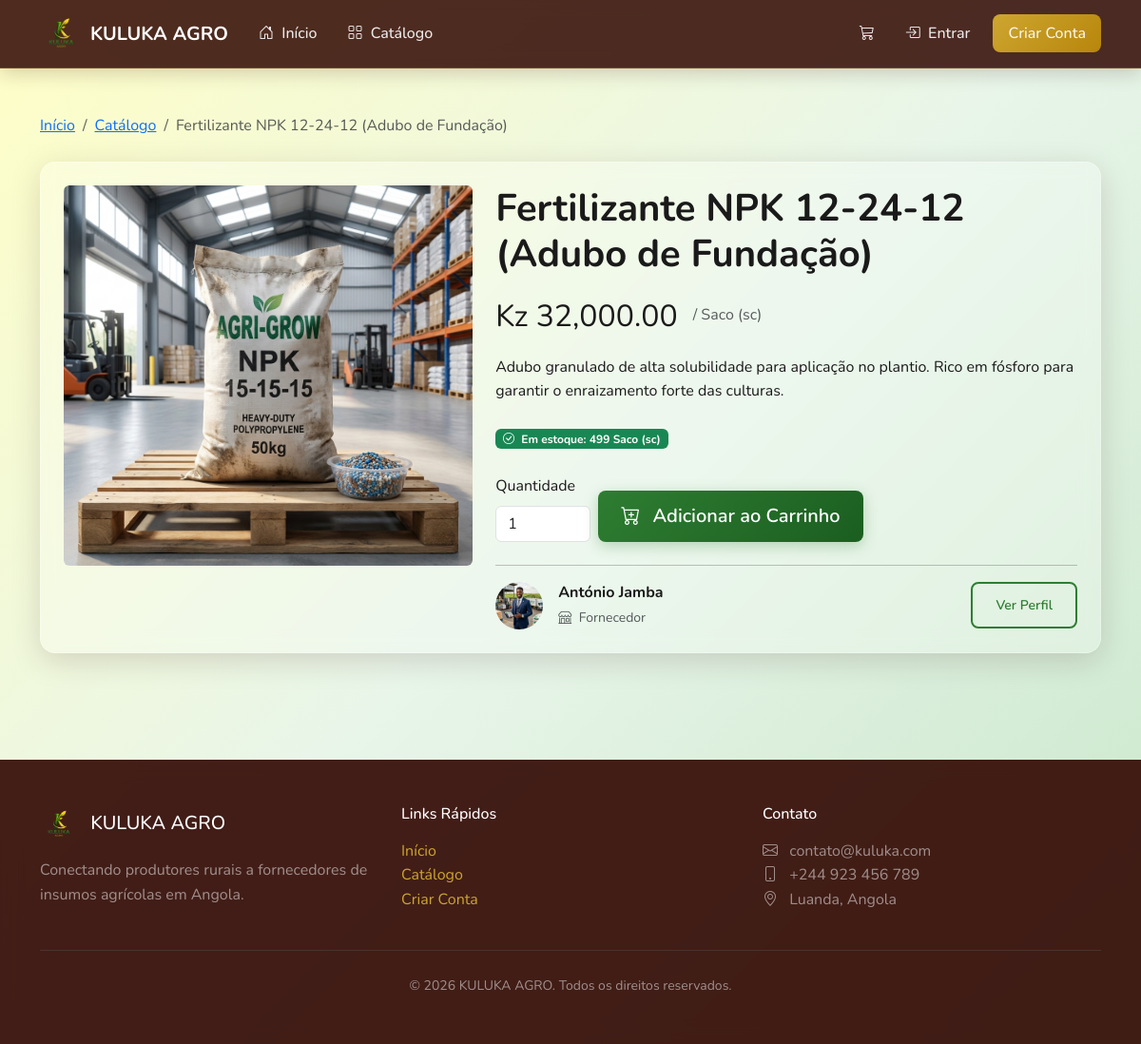
Screenshot of /produtos/4/ with the database file from the repository.
### produtos/models.py (models this page shows, shortened)
class Produto(models.Model):
    class UnidadeMedida(models.TextChoices):
        QUILOGRAMA = 'KG', 'Quilograma (kg)'
        GRAMA = 'G', 'Grama (g)'
        TONELADA = 'TON', 'Tonelada (ton)'
        LITRO = 'L', 'Litro (L)'
        UNIDADE = 'UN', 'Unidade (un)'
        SACO = 'SC', 'Saco (sc)'
        CAIXA = 'CX', 'Caixa (cx)'
    fornecedor = models.ForeignKey(
        settings.AUTH_USER_MODEL,
        on_delete=models.CASCADE,
        related_name='produtos',
        verbose_name='Fornecedor'
    )
    categoria = models.ForeignKey(
        Categoria,
        on_delete=models.SET_NULL,
        null=True,
        blank=True,
        related_name='produtos',
        verbose_name='Categoria'
    )
    nome = models.CharField(
        max_length=200,
        verbose_name='Nome do Produto'
    )
    descricao = models.TextField(
        verbose_name='Descrição'
    )
    preco = models.DecimalField(
        max_digits=10,
        decimal_places=2,
        verbose_name='Preço'
    )
    unidade_medida = models.CharField(
        max_length=10,
        choices=UnidadeMedida.choices,
        default=UnidadeMedida.QUILOGRAMA,
        verbose_name='Unidade de Medida'
    )
    estoque = models.PositiveIntegerField(
        default=0,
        verbose_name='Estoque Disponível'
    )
    imagem = models.ImageField(
        upload_to='produtos/',
        blank=True,
        null=True,
        verbose_name='Imagem do Produto'
    )
    ativo = models.BooleanField(
        default=True,
        verbose_name='Ativo'
    )
    destaque = models.BooleanField(
        default=False,
        verbose_name='Produto em Destaque'
    )
    data_criacao = models.DateTimeField(
        auto_now_add=True,
        verbose_name='Data de Criação'
    )
    data_atualizacao = models.DateTimeField(
        auto_now=True,
        verbose_name='Última Atualização'
    )
    class Meta:
        verbose_name = 'Produto'
        verbose_name_plural = 'Produtos'
        ordering = ['-data_criacao']
    @property
    def preco_formatado(self):
        return f"Kz {self.preco:,.2f}"
    @property
    def disponivel(self):
        return self.ativo and self.estoque > 0

### contas/models.py (models this page shows, shortened)
class Usuario(AbstractUser):
    class TipoUsuario(models.TextChoices):
        FORNECEDOR = 'FORNECEDOR', 'Fornecedor'
        PRODUTOR = 'PRODUTOR', 'Produtor'
    tipo = models.CharField(
        max_length=20,
        choices=TipoUsuario.choices,
        default=TipoUsuario.PRODUTOR,
        verbose_name='Tipo de Usuário'
    )
    telefone = models.CharField(
        max_length=20,
        blank=True,
        verbose_name='Telefone'
    )
    endereco = models.TextField(
        blank=True,
        verbose_name='Endereço'
    )
    cidade = models.CharField(
        max_length=100,
        blank=True,
        verbose_name='Cidade'
    )
    provincia = models.CharField(
        max_length=100,
        blank=True,
        verbose_name='Província'
    )
    foto_perfil = models.ImageField(
        upload_to='perfis/',
        blank=True,
        null=True,
        verbose_name='Foto de Perfil'
    )
    descricao = models.TextField(
        blank=True,
        verbose_name='Descrição / Sobre'
    )
    data_criacao = models.DateTimeField(
        auto_now_add=True,
        verbose_name='Data de Criação'
    )
    nome_empresa = models.CharField(
        max_length=200,
        blank=True,
        verbose_name='Nome da Empresa'
    )
    nif = models.CharField(
        max_length=50,
        blank=True,
        verbose_name='NIF (Número de Identificação Fiscal)'
    )
    area_cultivo = models.DecimalField(
        max_digits=10,
        decimal_places=2,
        blank=True,
        null=True,
        verbose_name='Área de Cultivo (hectares)'
    )
    tipos_cultivo = models.TextField(
        blank=True,
        verbose_name='Tipos de Cultivo'
    )
    class Meta:
        verbose_name = 'Usuário'
        verbose_name_plural = 'Usuários'

### produtos/views.py (the view)
# urls.py: path('<int:pk>/', views.DetalheProdutoView.as_view(), name='detalhe'),
class DetalheProdutoView(DetailView):
    model = Produto
    template_name = 'produtos/detalhe.html'
    context_object_name = 'produto'
    def get_queryset(self):
        return Produto.objects.filter(ativo=True).select_related(
            'fornecedor', 'categoria'
        )
    def get_context_data(self, **kwargs):
        context = super().get_context_data(**kwargs)
        produto = self.get_object()
        if produto.categoria:
            context['produtos_relacionados'] = Produto.objects.filter(
                categoria=produto.categoria,
                ativo=True
            ).exclude(pk=produto.pk)[:4]
        return context

### pedidos/context_processors.py (called while the page is built)
def carrinho_quantidade(request):
    carrinho = request.session.get('carrinho', {})
    quantidade_total = sum(carrinho.values())
    return {
        'carrinho_quantidade': quantidade_total
    }

### templates/produtos/detalhe.html (shortened to what this page needs)
{% extends 'base.html' %}
{% load static %}
{% block conteudo %}
<div class="container py-5">
    <nav aria-label="breadcrumb" class="mb-4">
        <ol class="breadcrumb">
            <li class="breadcrumb-item"><a href="{% url 'contas:home' %}">Início</a></li>
            <li class="breadcrumb-item"><a href="{% url 'produtos:catalogo' %}">Catálogo</a></li>
            <li class="breadcrumb-item active">{{ produto.nome }}</li>
        </ol>
    </nav>
    <div class="glass-card">
        <div class="row g-4">
            <div class="col-lg-5">
                {% if produto.imagem %}
                <img src="{{ produto.imagem.url }}" alt="{{ produto.nome }}"
                     class="img-fluid rounded" style="width: 100%; max-height: 400px; object-fit: cover;">
                {% else %}
                <div class="img-placeholder rounded" style="height: 400px;">
                    <i class="bi bi-image" style="font-size: 5rem;"></i>
                </div>
                {% endif %}
            </div>
            <div class="col-lg-7">
                <h1 class="fw-bold mb-3">{{ produto.nome }}</h1>
                <div class="d-flex align-items-center gap-3 mb-3">
                    <span class="produto-preco" style="font-size: 2rem;">{{ produto.preco_formatado }}</span>
                    <span class="text-muted">/ {{ produto.get_unidade_medida_display }}</span>
                </div>
                <p class="mb-4">{{ produto.descricao }}</p>
                <div class="mb-4">
                    {% if produto.disponivel %}
                    <span class="badge bg-success">
                        <i class="bi bi-check-circle me-1"></i> Em estoque: {{ produto.estoque }} {{ produto.get_unidade_medida_display }}
                    </span>
                    {% else %}
                    <span class="badge bg-danger">
                        <i class="bi bi-x-circle me-1"></i> Fora de estoque
                    </span>
                    {% endif %}
                </div>
                {% if produto.disponivel %}
                <form method="post" action="{% url 'pedidos:adicionar' produto.pk %}" class="mb-4">
                    <div class="row g-2 align-items-end">
                        <div class="col-auto">
                            <label class="form-label">Quantidade</label>
                            <input type="number"
                                   name="quantidade"
                                   class="form-control"
                                   value="1"
                                   min="1"
                                   max="{{ produto.estoque }}"
                                   style="width: 100px;">
                        </div>
                        <div class="col-auto">
                            <button type="submit" class="btn btn-kuluka btn-lg">
                                <i class="bi bi-cart-plus me-2"></i> Adicionar ao Carrinho
                            </button>
                        </div>
                    </div>
                </form>
                {% endif %}
                <hr>
                <div class="d-flex align-items-center gap-3">
                    {% if produto.fornecedor.foto_perfil %}
                    <img src="{{ produto.fornecedor.foto_perfil.url }}" alt="{{ produto.fornecedor.username }}"
                         class="rounded-circle" style="width: 50px; height: 50px; object-fit: cover;">
                    {% else %}
                    <div class="rounded-circle bg-success text-white d-flex align-items-center justify-content-center"
                         style="width: 50px; height: 50px;">
                        {{ produto.fornecedor.first_name|slice:":1"|upper|default:produto.fornecedor.username|slice:":1"|upper }}
                    </div>
                    {% endif %}
                    <div>
                        <strong>{{ produto.fornecedor.nome_empresa|default:produto.fornecedor.get_full_name|default:produto.fornecedor.username }}</strong>
                        <br>
                        <small class="text-muted">
                            <i class="bi bi-shop me-1"></i> Fornecedor
                        </small>
                    </div>
                    <a href="{% url 'contas:perfil_publico' produto.fornecedor.pk %}" class="btn btn-sm btn-kuluka-outline ms-auto">
                        Ver Perfil
                    </a>
                </div>
            </div>
        </div>
    </div>
</div>
{% endblock %}

### static/css/style.css (style rules this page uses)
:root { --cor-primaria: #300600; --cor-secundaria: #CDA630; --cor-terciaria: #2E7D32; --cor-fundo: #FFFEC6; --cor-texto: #1a1a1a; --cor-texto-claro: #ffffff; --cor-sucesso: #2E7D32; --cor-erro: #c62828; --cor-aviso: #f9a825; --cor-info: #0277bd; --glass-bg: rgba(255, 255, 255, 0.25); --glass-bg-dark: rgba(48, 6, 0, 0.15); --glass-border: rgba(255, 255, 255, 0.3); --glass-shadow: 0 8px 32px 0 rgba(48, 6, 0, 0.15); --glass-blur: blur(10px); --raio-borda: 16px; --raio-borda-sm: 8px; --espacamento: 1.5rem; }
* { box-sizing: border-box; }
html { scroll-behavior: smooth; }
body { font-family: 'Segoe UI', 'Avenir', system-ui, -apple-system, sans-serif; background: linear-gradient(135deg, #FFFEC6 0%, #e8f5e9 50%, #c8e6c9 100%); background-attachment: fixed; min-height: 100vh; color: var(--cor-texto); line-height: 1.6; }
.glass-card { background: var(--glass-bg); backdrop-filter: var(--glass-blur); -webkit-backdrop-filter: var(--glass-blur); border-radius: var(--raio-borda); border: 1px solid var(--glass-border); box-shadow: var(--glass-shadow); padding: var(--espacamento); }
.btn-kuluka { background: linear-gradient(135deg, var(--cor-terciaria) 0%, #1b5e20 100%); color: var(--cor-texto-claro); border: none; padding: 0.75rem 1.5rem; border-radius: var(--raio-borda-sm); font-weight: 600; transition: all 0.3s ease; box-shadow: 0 4px 15px rgba(46, 125, 50, 0.3); }
.btn-kuluka-outline { background: transparent; color: var(--cor-terciaria); border: 2px solid var(--cor-terciaria); padding: 0.75rem 1.5rem; border-radius: var(--raio-borda-sm); font-weight: 600; transition: all 0.3s ease; }

### templates/base.html (style rules this page uses)
body { font-family: 'Nunito', sans-serif; }

### rows the page displays
Produto: nome "Fertilizante NPK 12-24-12 (Adubo de Fundação)", imagem (picture), preco_formatado "Kz 32,000.00", unidade_medida "Saco (sc)", descricao "Adubo granulado de alta solubilidade para aplicação no plantio. Rico em fósforo para garantir o enraizamento forte das culturas.", estoque "499", fornecedor.foto_perfil (picture), fornecedor.nome_empresa "António Jamba"
